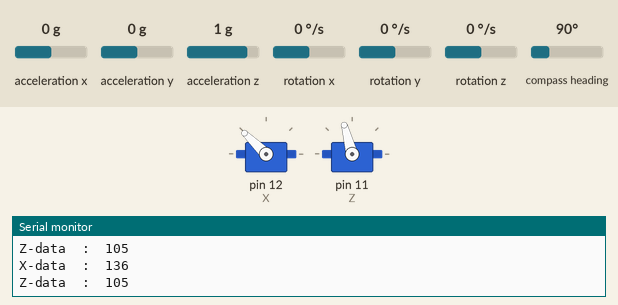
This sketch was run on a simulated Arduino Uno, built with avr-gcc and run on an emulated ATmega328P. Parts: 2 × servo, the last lines printed to the serial monitor. The test bench sets the inputs (shaded band); at power-on: acceleration y 0 g, acceleration z 1 g, compass heading 90°, acceleration x 0 g, rotation x 0 °/s, rotation y 0 °/s, rotation z 0 °/s.

Above: at 3.2 s.
3.3 s: acceleration y set to -1.4 g
At 4.0 s:
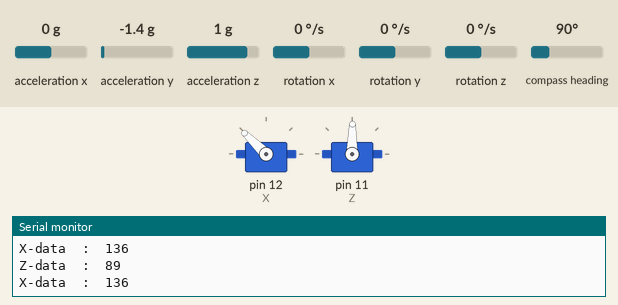
4.8 s: acceleration z set to 0 g
At 5.3 s:
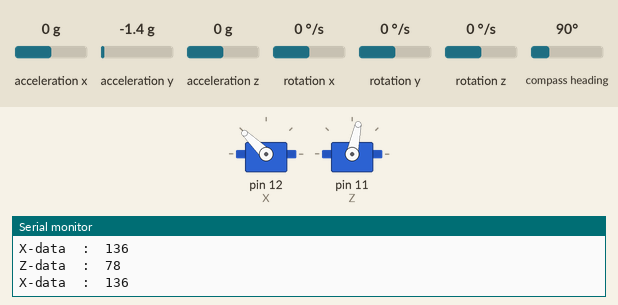
6.3 s: compass heading set to 7°
At 7.0 s:
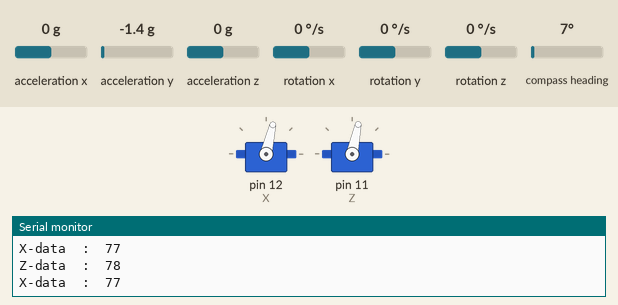
7.8 s: acceleration x set to -1.4 g
At 8.3 s:
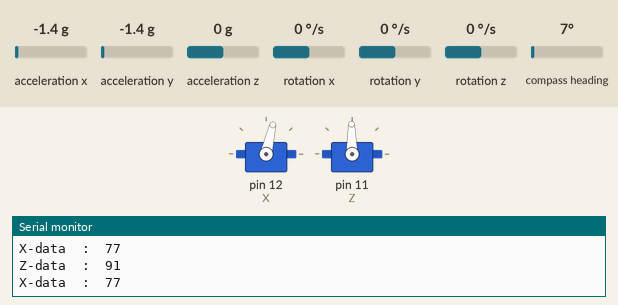
9.3 s: acceleration y set to 0.8 g
At 10.5 s:
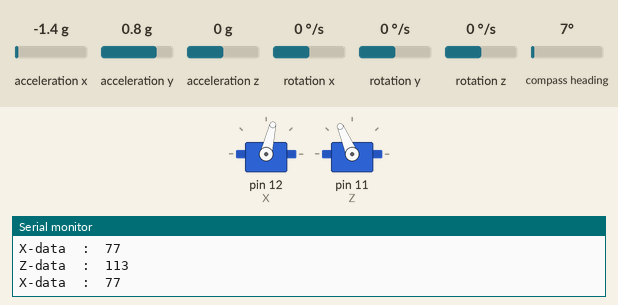
10.8 s: acceleration x set to 0 g
At 11.8 s:
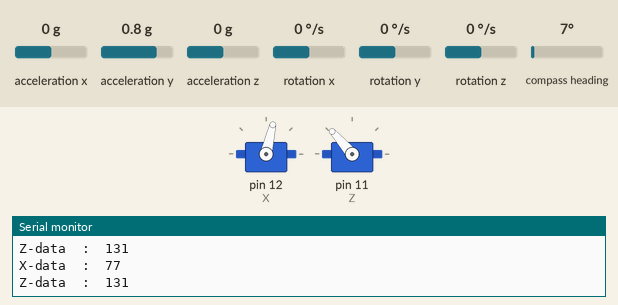
Timing chart, 0 to 13.3 s (numbered marks = the images above; inputs shaded):
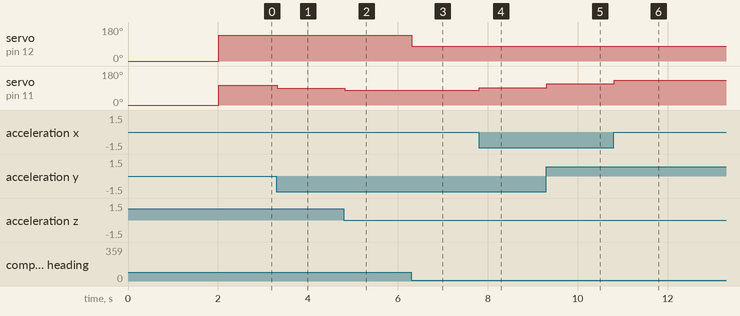

Measured:
- after the input at 3.3 s, servo on pin 11 (Z): 105° → 89° at once
- after the input at 4.8 s, servo on pin 11 (Z): 89° → 78° at once
- after the input at 6.3 s, servo on pin 12 (X): 136° → 77° at once
- after the input at 7.8 s, servo on pin 11 (Z): 78° → 91° at once
- after the input at 9.3 s, servo on pin 11 (Z): 91° → 113° at once
- after the input at 10.8 s, servo on pin 11 (Z): 113° → 131° at once

The sketch:

Servomove_for_gyro.ino
```cpp
#include <MPU9250.h>
#include <Wire.h>
#include <Servo.h>
int Xturn, Zturn;
Servo X;
Servo Z;
MPU9250 mpu;

void setup() {
  // put your setup code here, to run once:
  Serial.begin(115200);
  Wire.begin();
  delay(2000);
  mpu.setup();
  X.attach(12, 0, 180);
  Z.attach(11, 0, 180);
}

void loop() {
  static uint32_t ms = millis();

  if ((millis() - ms) > 10)
  {
    mpu.update();
    mpu.print();
    Serial.print("Z-data  :  ");
    Zturn = map(mpu.getRoll(), -500, 500, -40, 250);
    Serial.println(Zturn);

    Serial.print("X-data  :  ");
    Xturn = map(mpu.getYaw(), -200, 200, -70, 215);
    Serial.println(Xturn);
    ms = millis();
  }

  X.write(Xturn);
  Z.write(Zturn);
}
```
